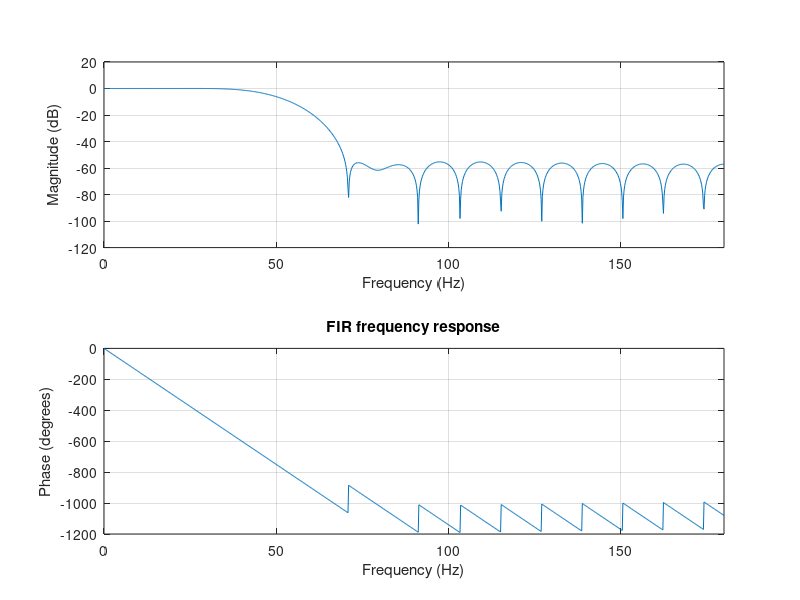

MATLAB code for this plot:
Fs = 360;
Fpass = 50;
N = 30;
w = hamming(N + 1);
b = fir1(N, Fpass / (Fs / 2), 'low', w);
bq = round(b * 256);
bq = max(min(bq, 255), 0);
fid = fopen('fir_coe_8bit.hex', 'w');
for k = 1:numel(bq)
    fprintf(fid, '%04X\n', bq(k));
end
fclose(fid);
figure;
freqz(b, 1, 1024, Fs);
title('FIR frequency response');
disp('Wrote fir_coe_8bit.hex (compare with hls/common/fir_coeffs.h)');
